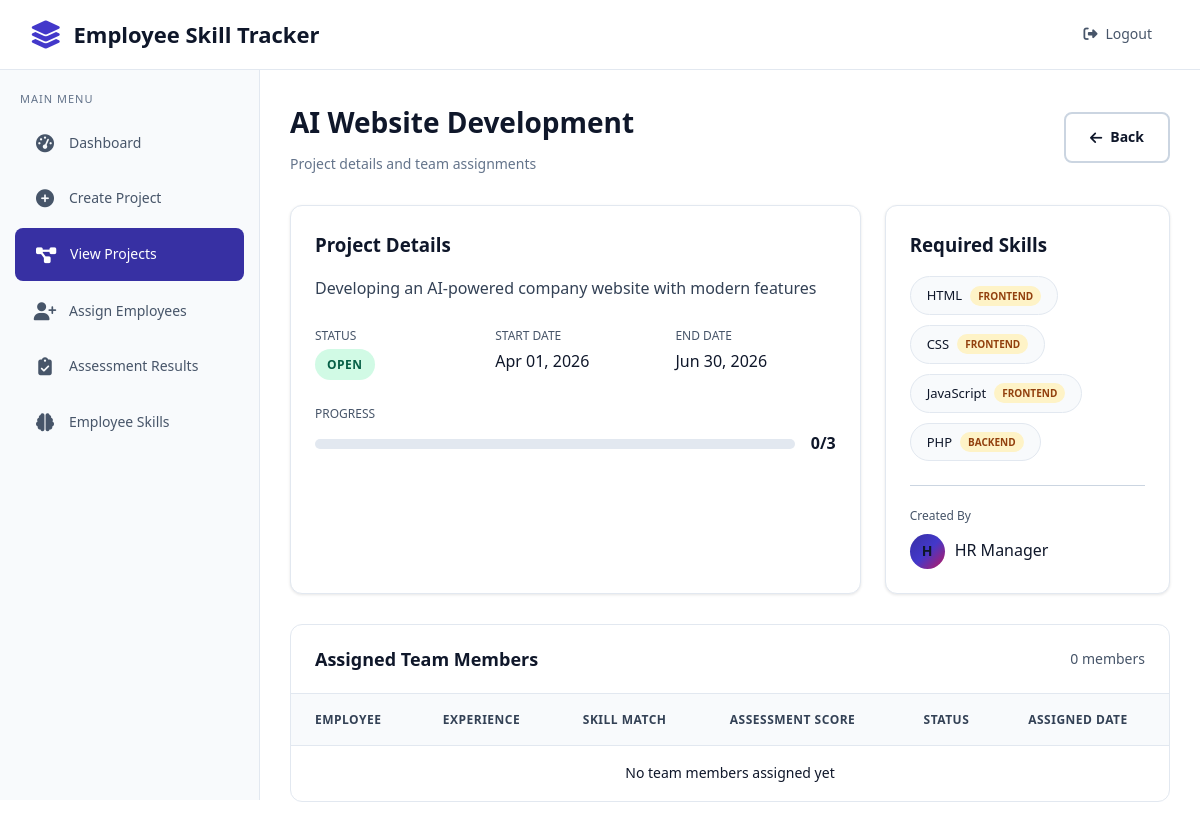
/hr/view_project.php?id=1 (signed in), run on the app's committed database.
### tables this page shows
CREATE TABLE projects (
    id INT AUTO_INCREMENT PRIMARY KEY,
    project_name VARCHAR(200) NOT NULL,
    description TEXT,
    total_positions INT NOT NULL DEFAULT 1,
    filled_positions INT NOT NULL DEFAULT 0,
    status ENUM('open', 'in_progress', 'completed', 'closed') DEFAULT 'open',
    start_date DATE,
    end_date DATE,
    created_by INT NOT NULL,
    created_at TIMESTAMP DEFAULT CURRENT_TIMESTAMP,
    updated_at TIMESTAMP DEFAULT CURRENT_TIMESTAMP ON UPDATE CURRENT_TIMESTAMP,
    FOREIGN KEY (created_by) REFERENCES users(id) ON DELETE CASCADE
);

CREATE TABLE skills (
    id INT AUTO_INCREMENT PRIMARY KEY,
    skill_name VARCHAR(100) NOT NULL UNIQUE,
    category VARCHAR(50),
    description TEXT,
    created_at TIMESTAMP DEFAULT CURRENT_TIMESTAMP
);

CREATE TABLE users (
    id INT AUTO_INCREMENT PRIMARY KEY,
    full_name VARCHAR(100) NOT NULL,
    email VARCHAR(100) NOT NULL UNIQUE,
    password VARCHAR(255) NOT NULL,
    role ENUM('admin', 'hr', 'candidate') NOT NULL DEFAULT 'candidate',
    phone VARCHAR(20),
    address TEXT,
    profile_image VARCHAR(255),
    resume_path VARCHAR(255),
    experience_years INT DEFAULT 0,
    current_position VARCHAR(100),
    department VARCHAR(100),
    is_active TINYINT(1) DEFAULT 1,
    created_at TIMESTAMP DEFAULT CURRENT_TIMESTAMP,
    updated_at TIMESTAMP DEFAULT CURRENT_TIMESTAMP ON UPDATE CURRENT_TIMESTAMP
);

### hr/view_project.php (the view, shortened to what this page needs)
<?php
require_once '../config/database.php';
$project_id = isset($_GET['id']) ? intval($_GET['id']) : 0;
$stmt = $conn->prepare("SELECT p.*, u.full_name as created_by_name FROM projects p JOIN users u ON p.created_by = u.id WHERE p.id = ?");
$stmt->bind_param("i", $project_id);
$stmt->execute();
$project = $stmt->get_result()->fetch_assoc();
$skills_result = $conn->query("SELECT s.id, s.skill_name, s.category FROM project_skills ps JOIN skills s ON ps.skill_id = s.id WHERE ps.project_id = $project_id");
$required_skills = [];
while ($skill = $skills_result->fetch_assoc()) {
    $required_skills[] = $skill;
}
$assignments = $conn->query("SELECT pa.*, u.full_name, u.email, u.experience_years FROM project_assignments pa JOIN users u ON pa.user_id = u.id WHERE pa.project_id = $project_id ORDER BY pa.assigned_at DESC");
?>
<!DOCTYPE html>
<html lang="en">
<head>
    <link rel="stylesheet" href="../assets/css/styles.css">
    <link rel="stylesheet" href="https://cdnjs.cloudflare.com/ajax/libs/font-awesome/6.4.0/css/all.min.css">
</head>
<body>
    <nav class="navbar">
        <a href="../index.php" class="navbar-brand">
            <i class="fas fa-layer-group"></i>
            Employee Skill Tracker
        </a>
        <ul class="navbar-nav">
            <li><a href="../auth/logout.php" class="nav-link"><i class="fas fa-sign-out-alt"></i> Logout</a></li>
        </ul>
    </nav>
    <aside class="sidebar">
        <div class="sidebar-title">Main Menu</div>
        <ul class="sidebar-menu">
            <li class="sidebar-item">
                <a href="dashboard.php" class="sidebar-link">
                    <i class="fas fa-tachometer-alt"></i>
                    Dashboard
                </a>
            </li>
            <li class="sidebar-item">
                <a href="create_project.php" class="sidebar-link">
                    <i class="fas fa-plus-circle"></i>
                    Create Project
                </a>
            </li>
            <li class="sidebar-item">
                <a href="view_projects.php" class="sidebar-link active">
                    <i class="fas fa-project-diagram"></i>
                    View Projects
                </a>
            </li>
            <li class="sidebar-item">
                <a href="assign_employee.php" class="sidebar-link">
                    <i class="fas fa-user-plus"></i>
                    Assign Employees
                </a>
            </li>
            <li class="sidebar-item">
                <a href="assessment_results.php" class="sidebar-link">
                    <i class="fas fa-clipboard-check"></i>
                    Assessment Results
                </a>
            </li>
            <li class="sidebar-item">
                <a href="employee_skills.php" class="sidebar-link">
                    <i class="fas fa-brain"></i>
                    Employee Skills
                </a>
            </li>
        </ul>
    </aside>
    <main class="main-content">
        <div class="dashboard-header">
            <div style="display: flex; justify-content: space-between; align-items: center;">
                <div>
                    <h1><?php echo htmlspecialchars($project['project_name']); ?></h1>
                    <p>Project details and team assignments</p>
                </div>
                <a href="view_projects.php" class="btn btn-outline">
                    <i class="fas fa-arrow-left"></i> Back
                </a>
            </div>
        </div>
        <div class="dashboard-grid" style="grid-template-columns: 2fr 1fr;">
            <div class="glass-card" style="padding: 24px;">
                <h3 style="margin-bottom: 16px;">Project Details</h3>
                <p style="color: var(--text-secondary); line-height: 1.6; margin-bottom: 20px;">
                    <?php echo nl2br(htmlspecialchars($project['description'])); ?>
                </p>
                <div style="display: grid; grid-template-columns: repeat(3, 1fr); gap: 20px; margin-top: 24px;">
                    <div>
                        <div style="font-size: 12px; color: var(--text-muted); text-transform: uppercase; margin-bottom: 4px;">Status</div>
                        <span class="badge badge-<?php echo $project['status'] === 'open' ? 'success' : ($project['status'] === 'completed' ? 'primary' : 'warning'); ?>">
                            <?php echo ucfirst($project['status']); ?>
                        </span>
                    </div>
                    <div>
                        <div style="font-size: 12px; color: var(--text-muted); text-transform: uppercase; margin-bottom: 4px;">Start Date</div>
                        <div style="font-weight: 500;"><?php echo $project['start_date'] ? date('M d, Y', strtotime($project['start_date'])) : 'Not set'; ?></div>
                    </div>
                    <div>
                        <div style="font-size: 12px; color: var(--text-muted); text-transform: uppercase; margin-bottom: 4px;">End Date</div>
                        <div style="font-weight: 500;"><?php echo $project['end_date'] ? date('M d, Y', strtotime($project['end_date'])) : 'Not set'; ?></div>
                    </div>
                </div>
                <div style="margin-top: 24px;">
                    <div style="font-size: 12px; color: var(--text-muted); text-transform: uppercase; margin-bottom: 8px;">Progress</div>
                    <div style="display: flex; align-items: center; gap: 16px;">
                        <div class="progress-bar" style="flex: 1;">
                        </div>
                        <span style="font-weight: 600;"><?php echo $project['filled_positions']; ?>/<?php echo $project['total_positions']; ?></span>
                    </div>
                </div>
            </div>
            <div class="glass-card" style="padding: 24px;">
                <h3 style="margin-bottom: 16px;">Required Skills</h3>
                <div class="skills-container">
                    <?php foreach ($required_skills as $skill): ?>
                        <span class="skill-tag">
                            <?php echo htmlspecialchars($skill['skill_name']); ?>
                            <span class="skill-level intermediate"><?php echo htmlspecialchars($skill['category'] ?: 'General'); ?></span>
                        </span>
                    <?php endforeach; ?>
                </div>
                <div style="margin-top: 24px; padding-top: 20px; border-top: 1px solid var(--border-glass);">
                    <div style="font-size: 12px; color: var(--text-muted); margin-bottom: 8px;">Created By</div>
                    <div style="display: flex; align-items: center; gap: 10px;">
                        <div style="width: 35px; height: 35px; border-radius: 50%; background: var(--gradient-primary); display: flex; align-items: center; justify-content: center; font-size: 14px; font-weight: 600;">
                            <?php echo strtoupper(substr($project['created_by_name'], 0, 1)); ?>
                        </div>
                        <span><?php echo htmlspecialchars($project['created_by_name']); ?></span>
                    </div>
                </div>
            </div>
        </div>
        <div class="table-container" style="margin-top: 24px;">
            <div class="table-header">
                <h3>Assigned Team Members</h3>
                <span style="color: var(--text-muted); font-size: 14px;"><?php echo $assignments->num_rows; ?> members</span>
            </div>
            <table class="data-table">
                <thead>
                    <tr>
                        <th>Employee</th>
                        <th>Experience</th>
                        <th>Skill Match</th>
                        <th>Assessment Score</th>
                        <th>Status</th>
                        <th>Assigned Date</th>
                    </tr>
                </thead>
                <tbody>
                    <?php if ($assignments->num_rows === 0): ?>
                    <tr>
                        <td colspan="6" style="text-align: center; color: var(--text-muted);">No team members assigned yet</td>
                    </tr>
                    <?php endif; ?>
                </tbody>
            </table>
        </div>
    </main>
</body>
</html>

### data on the page
projects: project_name "AI Website Development", description "Developing an AI-powered company website with modern features", status "OPEN", start_date "Apr 01, 2026", end_date "Jun 30, 2026", filled_positions "0", total_positions "3", created_by.full_name "H", created_by.full_name "HR Manager"
skills: skill_name "HTML", category "FRONTEND"
skills: skill_name "CSS", category "FRONTEND"
skills: skill_name "JavaScript", category "FRONTEND"
skills: skill_name "PHP", category "BACKEND"
